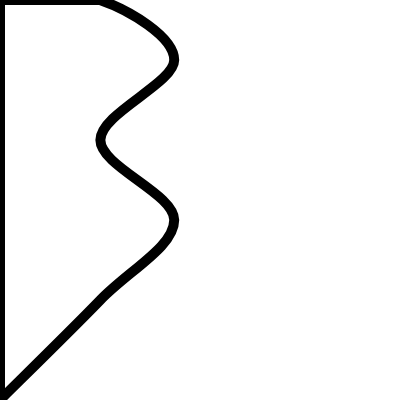
Frame 1 (no input)
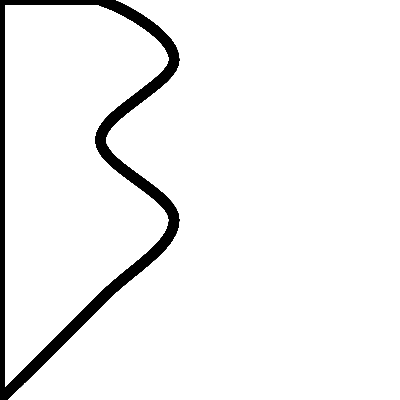
Frame 60 (no input)
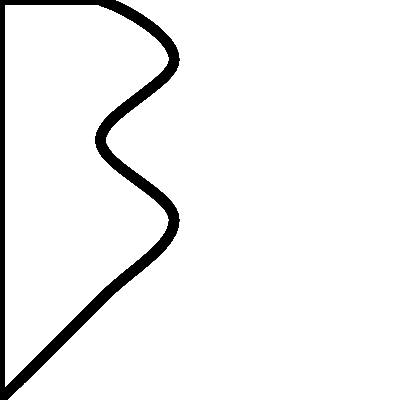
Frame 120 (the mouse pressed at the canvas centre since frame 60)

The p5.js sketch that drew these frames (run headless with seeded random() and noise() and a simulated clock; from frame 60 on, the mouse is pressed at the canvas centre):

// p5.js sketch
// ── sketch.js
function preload() {
    // preload assets
  }
  
  const sketchWidth = 400;
  const sketchHeight = 400;
  
  function setup() {
    createCanvas(sketchWidth, sketchHeight);
  }
  let counter;

  function draw() {
    stroke(0);
    strokeWeight(10)
    fill(0);
    noFill();
    
    beginShape();
  
    vertex(0, 0);
    vertex(100, 0);
    
    for (let y = 1; y < 5; y += 1) {
      const x = noise(5);
      const cX = noise(5);
      let direct = 200;
      if (y%2===0) {
        direct = 1;
      }
  
      curveVertex(100 + cX * direct, 400 / 5 * y - (400 / 5 * 0.25), 200 + x * direct * -10, 400 / 4 * y)
    }
  
    vertex(0, 400);
    vertex(0, 400);
    11
    endShape(CLOSE);
    
    counter += 1;
  }
